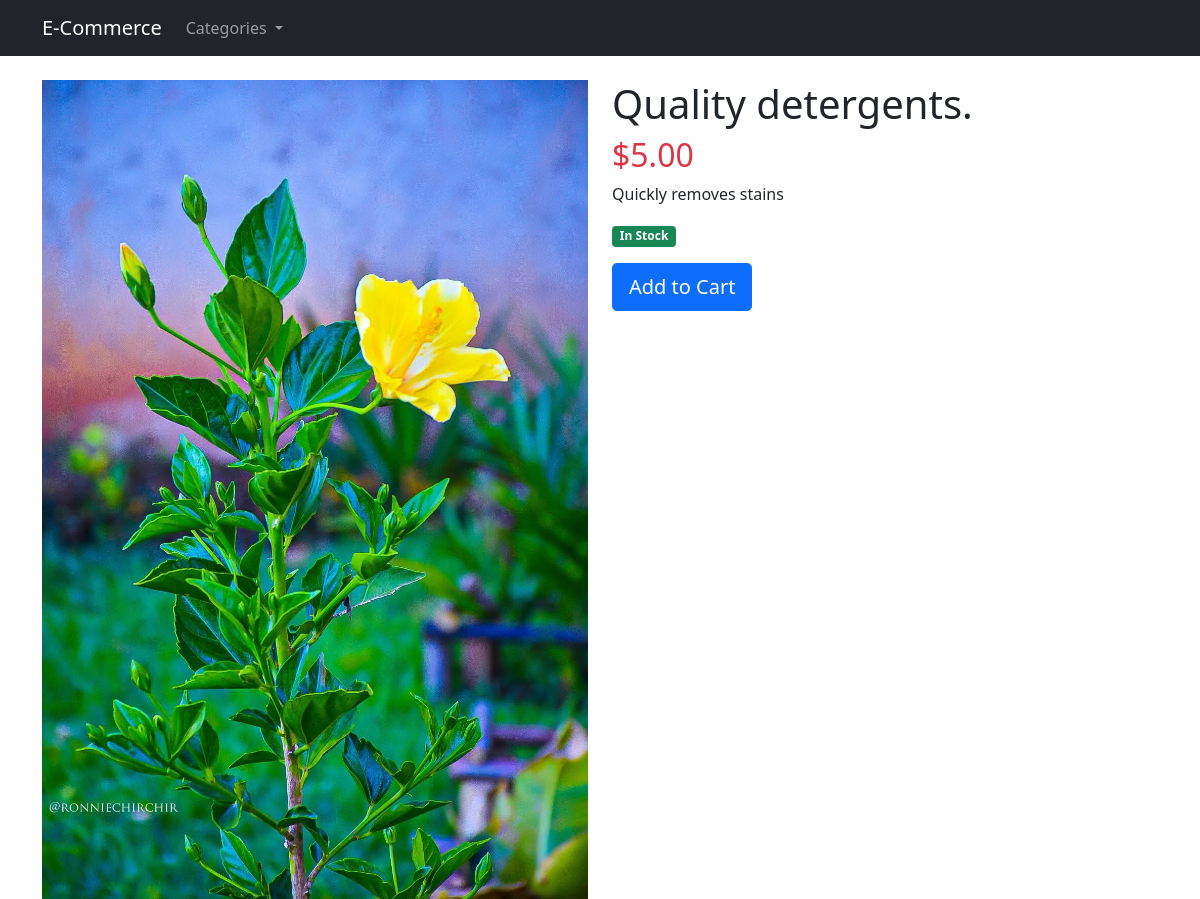
/6/quality-detergents/, run on the app's committed database.
### store/models.py (models this page shows, shortened)
class Product(models.Model):
    category = models.ForeignKey(Category, related_name='products', on_delete=models.CASCADE)
    title = models.CharField(max_length=150)
    slug = models.SlugField(max_length=150, unique=True)
    description = models.TextField()
    image = models.ImageField(upload_to='products/', default='products/default.png')
    price = models.DecimalField(max_digits=10, decimal_places=2)
    available = models.BooleanField(default=True)
    created = models.DateTimeField(auto_now_add=True)
    updated = models.DateTimeField(auto_now=True)
    class Meta:
        ordering = ('-created',)

### store/views.py (the view)
# urls.py: path('<int:id>/<slug:slug>/', views.product_detail, name='product_detail'),
def product_detail(request, id, slug):
    product = get_object_or_404(Product, id=id, slug=slug, available=True)
    categories = Category.objects.all()
    return render(request, 'store/product/detail.html', {'product': product, 'categories': categories})

### store/models.py (called while the page is built)
    def get_absolute_url(self):
        return reverse('store:product_list_by_category', args=[self.slug])

### store/templates/store/product/detail.html (shortened to what this page needs)
{% extends "store/base.html" %}
{% block content %}
    <div class="row">
        <div class="col-md-6">
            <img src="{{ product.image.url }}" class="img-fluid" alt="{{ product.title }}">
        </div>
        <div class="col-md-6">
            <h1>{{ product.title }}</h1>
            <h2 class="text-danger">${{ product.price }}</h2>
            <p>{{ product.description }}</p>
            <p>
                {% if product.available %}
                    <span class="badge bg-success">In Stock</span>
                {% else %}
                    <span class="badge bg-danger">Out of Stock</span>
                {% endif %}
            </p>
            <button class="btn btn-primary btn-lg">Add to Cart</button>
        </div>
    </div>
{% endblock %}

### data on the page
Product: image (picture), title "Quality detergents.", price "5.00", description "Quickly removes stains"
